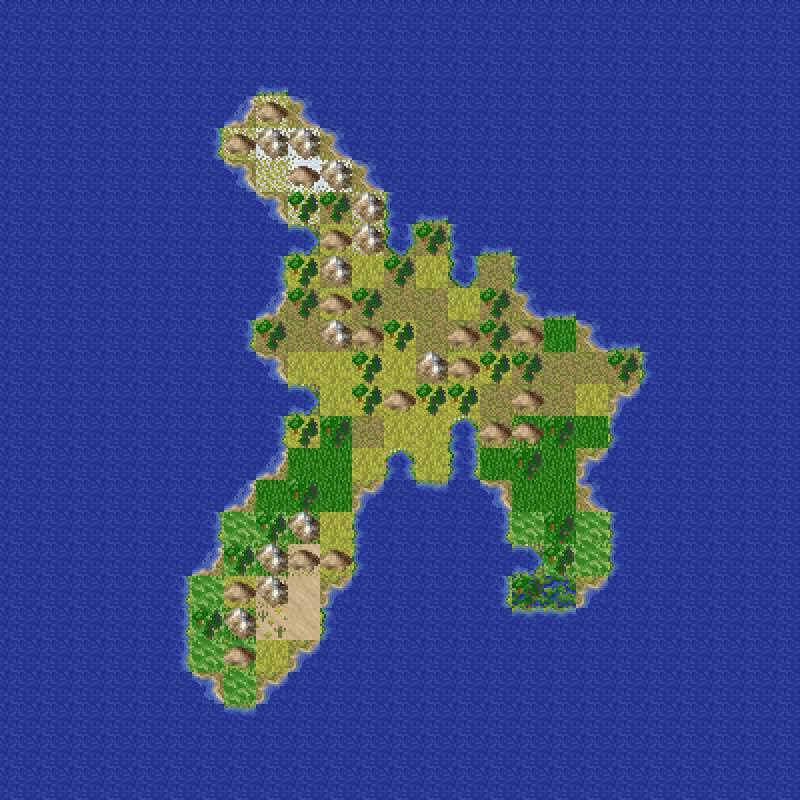

A level layout from a 2D game, rendered from its tile map. Below: a short description, then the map file with tile-grid data replaced by summaries:
An orthogonal 25x25 tile map with 32x32 px tiles, 2 tile layers (terrain base, terrain top).

<map version="1.0" tiledversion="1.1.0" orientation="orthogonal" renderorder="right-down" width="25" height="25" tilewidth="32" tileheight="32" infinite="0" nextobjectid="1">
 <tileset firstgid="1" source="sprites.tsx" />
 <layer name="terrain base" width="25" height="25">
  <data>[625 cells, 625 non-empty, 9 distinct tile ids]</data>
 </layer>
 <layer name="terrain top" width="25" height="25">
  <data>[625 cells, 119 non-empty, 19 distinct tile ids]</data>
 </layer>
</map>
